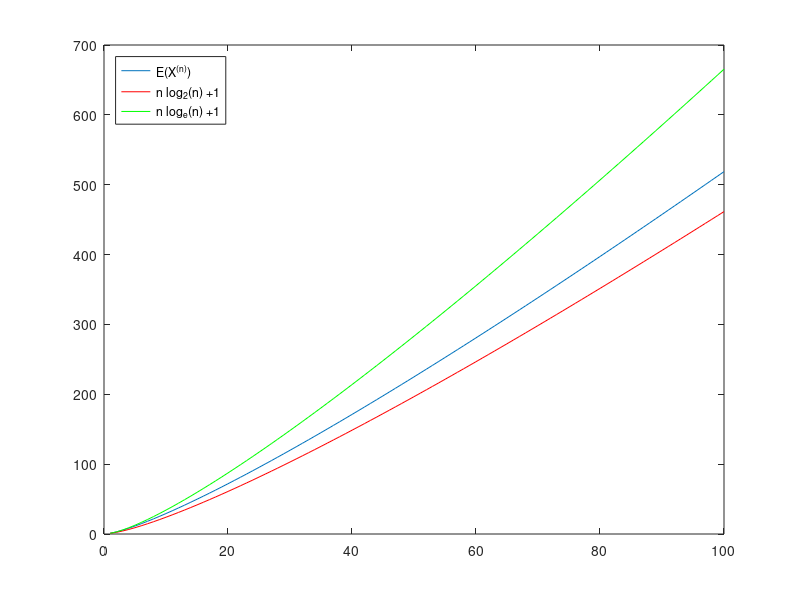

Source code (MATLAB):
clear;
close all;
clc;

n = 100;
lin = 1:n;
invlin = ones(1,n)./lin;
x = zeros(1,n);
for i = lin
    x(1,i:n) = x(1,i:n) + 1/i;
end
x = x.*lin;

plot(lin, x); hold on;
plot(lin, lin.*log(lin)+1,"r");
plot(lin, lin.*log2(lin)+1,"g");
legend('E(X^{(n)})', 'n log_2(n) +1', 'n log_e(n) +1', 'Location','northwest');
saveas(gca,'q1.png');
